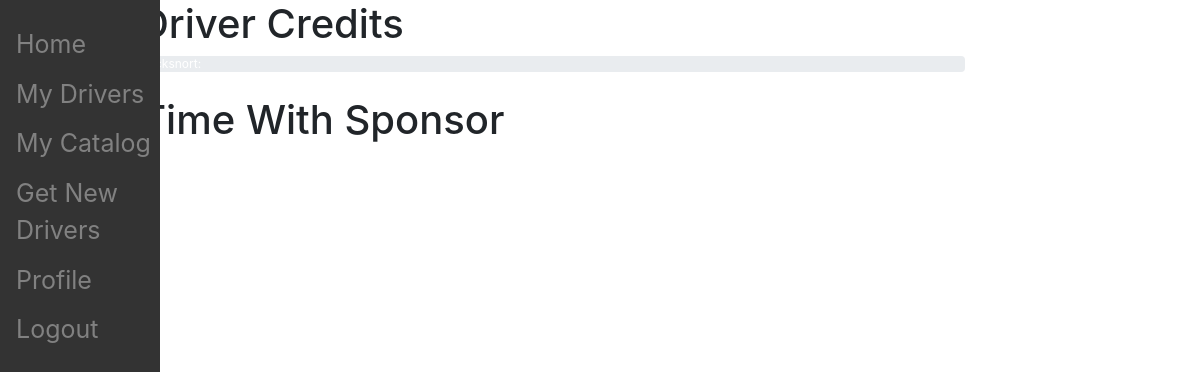
Page /sponsors/ (signed in) on the earlier database version.
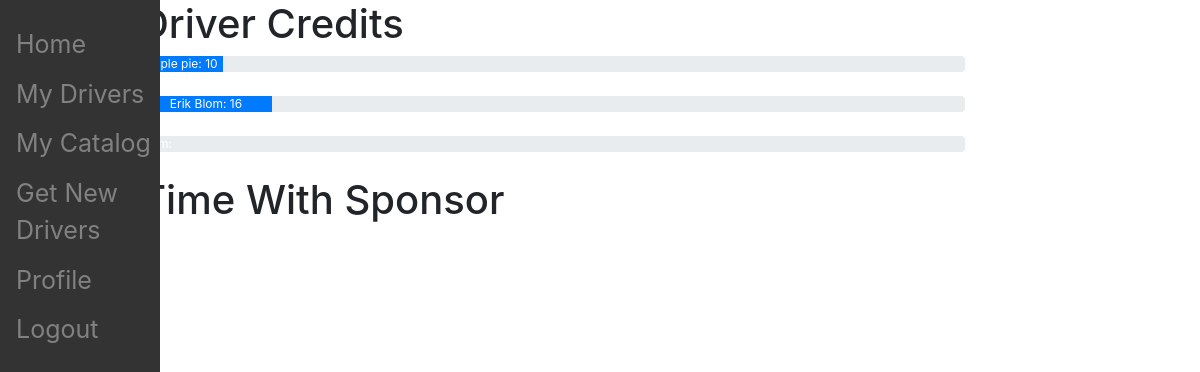
Same page on the later database version.
### driver_app/models.py (models this page shows)
class Driver(models.Model):
  user = models.OneToOneField(CustomUser,on_delete=models.CASCADE)
  sponsor = models.ForeignKey(Sponsor, on_delete=models.CASCADE, default=None, null=True, blank=True)
  is_admin = models.BooleanField(default=False)
  phone = models.CharField(max_length=12)
  qualifications = models.CharField(max_length=500, blank=True)
  name = models.CharField(max_length=25)
  address = models.CharField(max_length=50)
  credits = models.IntegerField(default=0)
  time_with_sponsor = models.IntegerField(default=0)

### sponsor_app/views.py (the view)
# urls.py: path('',views.index, name='index'),
@login_required(login_url='/sponsors/login')
def index(request):
  sponsor_user = Sponsor.objects.get(user=request.user)
  my_drivers = Driver.objects.filter(sponsor=sponsor_user)
  return render(request = request, template_name = 'sponsor_app/index.html', context={"my_drivers":my_drivers})

### sponsor_app/templates/sponsor_app/index.html (shortened to what this page needs)
{% extends 'sponsor_app/base.html' %}
{% block content %}
<H1>Driver Credits</H1>
{% for driver in my_drivers %}
<div class="progress">
  <div class="progress-bar" role="progressbar" aria-valuenow="70"
  aria-valuemin="0" aria-valuemax="100" style="width:{{driver.credits}}%">
    {{driver.name}}: {{driver.credits}}
  </div>
</div>
{% endfor %}
<H1>Time With Sponsor</H1>
{% endblock %}

Differences in the rows shown:
changed Driver: name (not shown) → "Apple pie"; credits (not shown) → "10"
added Driver: name "Erik Blom", credits "16"
